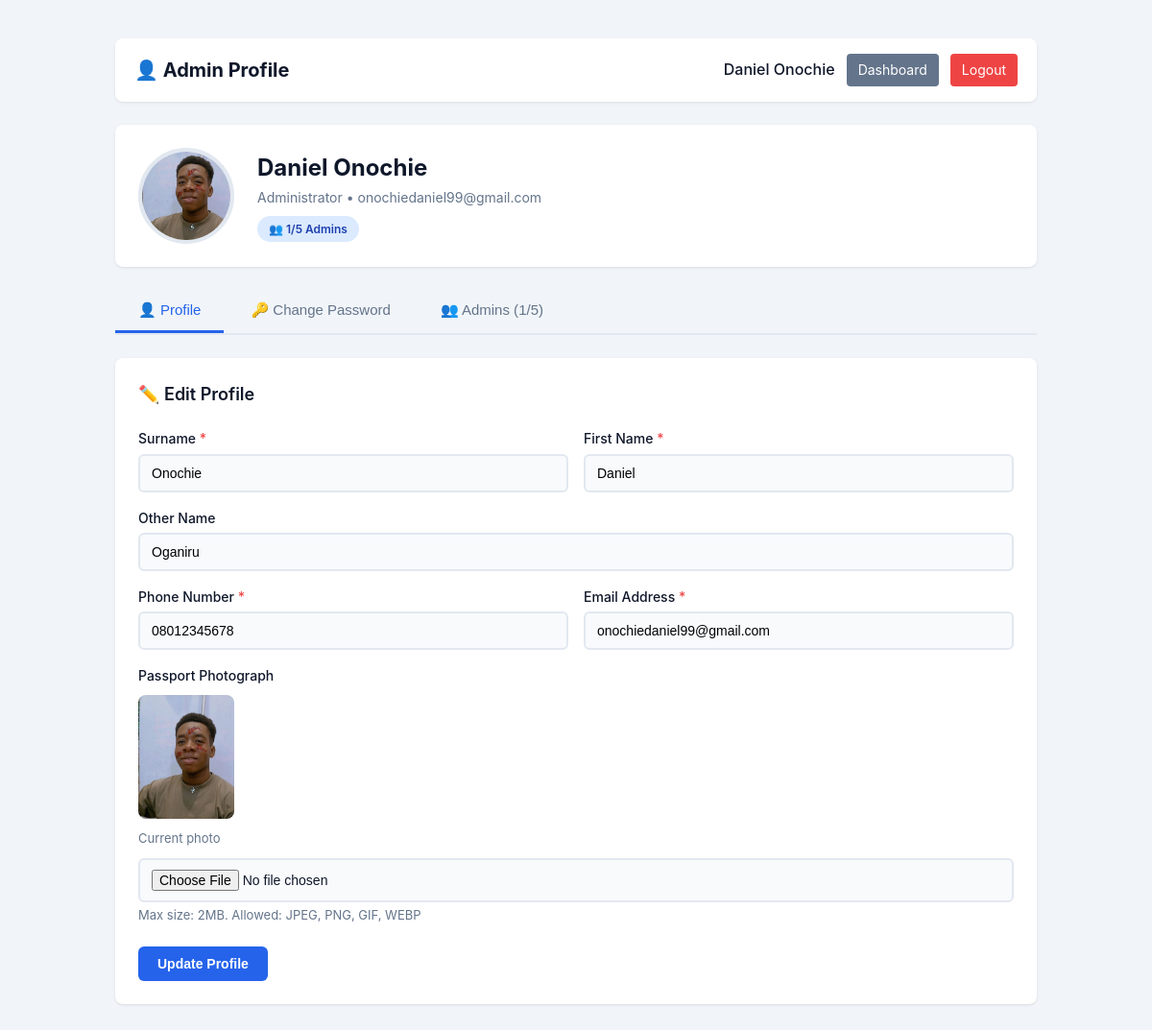
Page /delta-census/admin_profile.php (signed in) on the committed database.
### tables this page shows
CREATE TABLE `users` (
  `id` int(11) NOT NULL,
  `username` varchar(50) NOT NULL,
  `employee_id` varchar(50) NOT NULL,
  `surname` varchar(50) NOT NULL,
  `first_name` varchar(50) NOT NULL,
  `other_name` varchar(50) DEFAULT NULL,
  `gender` enum('Male','Female') NOT NULL,
  `date_of_birth` date NOT NULL,
  `phone` varchar(20) NOT NULL,
  `email` varchar(100) NOT NULL,
  `passport_photo` varchar(255) DEFAULT NULL,
  `password_hash` varchar(255) NOT NULL,
  `role` enum('admin','enumerator') DEFAULT 'enumerator',
  `status` enum('active','inactive','suspended') DEFAULT 'active',
  `created_at` timestamp NOT NULL DEFAULT current_timestamp(),
  `last_login` timestamp NULL DEFAULT NULL,
  `created_by` int(11) DEFAULT NULL,
  `reset_token` varchar(255) DEFAULT NULL,
  `reset_token_expiry` datetime DEFAULT NULL
);

### delta-census/admin_profile.php (the view, shortened to what this page needs)
<?php
global $pdo;
$userId = $_SESSION['user_id'];
$activeTab = isset($_GET['tab']) ? $_GET['tab'] : 'profile';
$stmt = $pdo->prepare("
    SELECT u.*,
           (SELECT COUNT(*) FROM users WHERE role = 'admin' AND status = 'active') as total_admins
    FROM users u
    WHERE u.id = ?
");
$stmt->execute([$userId]);
$admin = $stmt->fetch();
$stmt = $pdo->query("SELECT COUNT(*) as total FROM users WHERE role = 'admin'");
$adminCount = $stmt->fetch()['total'];
?>
<!DOCTYPE html>
<html lang="en">
<head>
    <link rel="stylesheet" href="css/style.css">
</head>
<body>
    <div class="app-container">
        <nav class="mobile-nav">
            <div class="nav-header">
                <h2 style="font-size: 20px;">👤 Admin Profile</h2>
                <div class="user-menu">
                    <span style="font-weight: 500;"><?php echo htmlspecialchars($_SESSION['full_name'] ?? 'Admin'); ?></span>
                    <a href="admin_dashboard.php" class="btn-sm btn-secondary">Dashboard</a>
                    <a href="logout.php" class="btn-sm btn-danger">Logout</a>
                </div>
            </div>
        </nav>
        <div class="profile-header">
            <?php if ($admin['passport_photo']): ?>
                <img src="<?php echo htmlspecialchars($admin['passport_photo']); ?>" alt="Profile" class="profile-avatar">
            <?php else: ?>
                <div class="profile-avatar-placeholder">
                    <?php echo strtoupper(substr($admin['first_name'], 0, 1)); ?>
                </div>
            <?php endif; ?>
            <div class="profile-info">
                <h2><?php echo htmlspecialchars($admin['first_name'] . ' ' . $admin['surname']); ?></h2>
                <div class="role">Administrator • <?php echo htmlspecialchars($admin['email']); ?></div>
                <div class="admin-count">
                    👥 <?php echo $adminCount; ?>/5 Admins
                </div>
            </div>
        </div>
        <div class="tabs">
            <button class="tab <?php echo $activeTab === 'profile' ? 'active' : ''; ?>" onclick="window.location.href='admin_profile.php?tab=profile'">
                👤 Profile
            </button>
            <button class="tab <?php echo $activeTab === 'password' ? 'active' : ''; ?>" onclick="window.location.href='admin_profile.php?tab=password'">
                🔑 Change Password
            </button>
            <button class="tab <?php echo $activeTab === 'admins' ? 'active' : ''; ?>" onclick="window.location.href='admin_profile.php?tab=admins'">
                👥 Admins (<?php echo $adminCount; ?>/5)
            </button>
        </div>
        <?php if ($activeTab === 'profile'): ?>
        <div class="dashboard-card">
            <h3 style="margin-bottom: 20px;">✏️ Edit Profile</h3>
            <form method="POST" action="" enctype="multipart/form-data">
                <div class="form-row">
                    <div class="form-group">
                        <label for="surname">Surname <span class="required">*</span></label>
                        <input type="text" id="surname" name="surname" value="<?php echo htmlspecialchars($admin['surname']); ?>" required>
                    </div>
                    <div class="form-group">
                        <label for="first_name">First Name <span class="required">*</span></label>
                        <input type="text" id="first_name" name="first_name" value="<?php echo htmlspecialchars($admin['first_name']); ?>" required>
                    </div>
                </div>
                <div class="form-group">
                    <label for="other_name">Other Name</label>
                    <input type="text" id="other_name" name="other_name" value="<?php echo htmlspecialchars($admin['other_name'] ?? ''); ?>">
                </div>
                <div class="form-row">
                    <div class="form-group">
                        <label for="phone">Phone Number <span class="required">*</span></label>
                        <input type="tel" id="phone" name="phone" value="<?php echo htmlspecialchars($admin['phone']); ?>" required>
                    </div>
                    <div class="form-group">
                        <label for="email">Email Address <span class="required">*</span></label>
                        <input type="email" id="email" name="email" value="<?php echo htmlspecialchars($admin['email']); ?>" required>
                    </div>
                </div>
                <div class="form-group">
                    <label for="passport_photo">Passport Photograph</label>
                    <?php if ($admin['passport_photo']): ?>
                        <div style="margin: 8px 0;">
                            <img src="<?php echo htmlspecialchars($admin['passport_photo']); ?>" alt="Current Photo" style="max-width: 100px; border-radius: 8px;">
                            <br><small class="text-muted">Current photo</small>
                        </div>
                    <?php endif; ?>
                    <input type="file" id="passport_photo" name="passport_photo" accept="image/*">
                    <small class="text-muted">Max size: 2MB. Allowed: JPEG, PNG, GIF, WEBP</small>
                </div>
                <div style="display: flex; gap: 12px; margin-top: 20px;">
                    <button type="submit" class="btn btn-primary">Update Profile</button>
                </div>
            </form>
        </div>
        <?php endif; ?>
    </div>
</body>
</html>

### delta-census/css/style.css (style rules this page uses)
* { margin: 0; padding: 0; box-sizing: border-box; }
:root { --primary: #2563eb; --primary-dark: #1d4ed8; --secondary: #64748b; --success: #22c55e; --danger: #ef4444; --warning: #f59e0b; --background: #f1f5f9; --card: #ffffff; --text: #0f172a; --text-secondary: #64748b; --shadow: 0 4px 6px -1px rgba(0, 0, 0, 0.1), 0 2px 4px -1px rgba(0, 0, 0, 0.06); --radius: 12px; --transition: all 0.3s ease; --chart-blue: #2563eb; --chart-green: #22c55e; --chart-red: #ef4444; --chart-yellow: #f59e0b; --chart-purple: #8b5cf6; --chart-pink: #ec4899; --chart-indigo: #6366f1; --chart-cyan: #06b6d4; --chart-orange: #f97316; --chart-teal: #14b8a6; }
body { font-family: -apple-system, BlinkMacSystemFont, 'Segoe UI', Roboto, 'Helvetica Neue', Arial, sans-serif; background: var(--background); color: var(--text); line-height: 1.6; min-height: 100vh; padding: 20px; }
.form-group { margin-bottom: 20px; }
.form-group label { display: block; font-size: 14px; font-weight: 500; margin-bottom: 6px; color: var(--text); }
.form-group input, .form-group select { width: 100%; padding: 12px 16px; border: 2px solid #e2e8f0; border-radius: 8px; font-size: 16px; transition: var(--transition); background: #f8fafc; -webkit-appearance: none; appearance: none; }
.form-group input::placeholder { color: #94a3b8; }
.btn { display: inline-block; padding: 12px 24px; font-size: 16px; font-weight: 600; border: none; border-radius: 8px; cursor: pointer; transition: var(--transition); text-align: center; text-decoration: none; -webkit-tap-highlight-color: transparent; }
.btn-primary { background: var(--primary); color: white; }
.btn-secondary { background: var(--secondary); color: white; }
.btn-danger { background: var(--danger); color: white; }
.btn-sm { padding: 6px 12px; font-size: 14px; }
.app-container { max-width: 1200px; margin: 0 auto; }
.mobile-nav { background: var(--card); border-radius: var(--radius); padding: 16px 20px; margin-bottom: 24px; box-shadow: var(--shadow); }
.nav-header { display: flex; justify-content: space-between; align-items: center; flex-wrap: wrap; gap: 12px; }
.nav-header h2 { font-size: 20px; font-weight: 700; }
.user-menu { display: flex; align-items: center; gap: 12px; }
.dashboard-card { background: var(--card); border-radius: var(--radius); box-shadow: var(--shadow); padding: 20px; }
.dashboard-card h3 { font-size: 18px; font-weight: 600; margin-bottom: 16px; }
.form-row { display: grid; grid-template-columns: 1fr 1fr; gap: 16px; }

### rows in the picture
users: passport_photo (picture), first_name+surname "Daniel Onochie", email "onochiedaniel99@gmail.com", surname "Onochie", first_name "Daniel", other_name "Oganiru", phone "08012345678"

### other values in the picture
$_SESSION['full_name'] "Daniel Onochie"
$adminCount "1"
